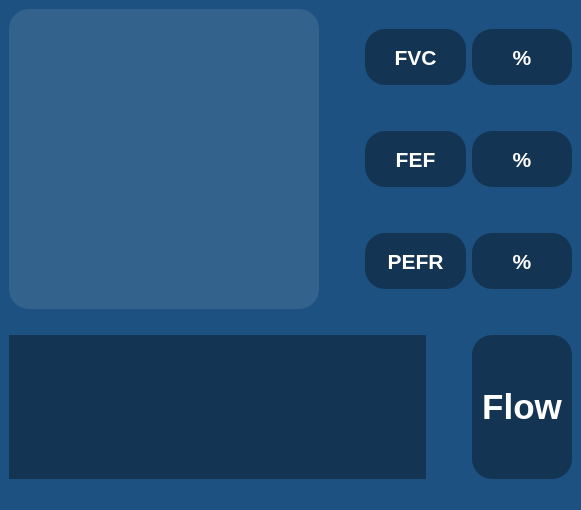
<?xml version="1.0" encoding="UTF-8"?>
<ui version="4.0">
 <class>MainWindow</class>
 <widget class="QMainWindow" name="MainWindow">
  <property name="geometry">
   <rect>
    <x>0</x>
    <y>0</y>
    <width>581</width>
    <height>510</height>
   </rect>
  </property>
  <property name="minimumSize">
   <size>
    <width>1</width>
    <height>0</height>
   </size>
  </property>
  <property name="windowTitle">
   <string>MainWindow</string>
  </property>
  <property name="styleSheet">
   <string notr="true"> background-repeat: no-repeat;
/*background-image: url(C://Users//Ahmed Taha//Downloads//background.png);*/
background-size: contain;
background-color: #1D5181;</string>
  </property>
  <widget class="QWidget" name="centralwidget">
   <layout class="QGridLayout" name="gridLayout">
    <item row="0" column="0">
     <layout class="QVBoxLayout" name="verticalLayout_2">
      <item>
       <layout class="QHBoxLayout" name="horizontalLayout_5">
        <item>
         <widget class="QLabel" name="label_4">
          <property name="sizePolicy">
           <sizepolicy hsizetype="Fixed" vsizetype="Fixed">
            <horstretch>0</horstretch>
            <verstretch>0</verstretch>
           </sizepolicy>
          </property>
          <property name="minimumSize">
           <size>
            <width>310</width>
            <height>300</height>
           </size>
          </property>
          <property name="maximumSize">
           <size>
            <width>310</width>
            <height>300</height>
           </size>
          </property>
          <property name="styleSheet">
           <string notr="true">color: white;
background-color: #33628d;
border-radius:20px</string>
          </property>
          <property name="text">
           <string/>
          </property>
          <property name="pixmap">
           <pixmap>Images/RedLungs.png</pixmap>
          </property>
          <property name="scaledContents">
           <bool>true</bool>
          </property>
         </widget>
        </item>
        <item>
         <spacer name="horizontalSpacer">
          <property name="orientation">
           <enum>Qt::Horizontal</enum>
          </property>
          <property name="sizeType">
           <enum>QSizePolicy::Maximum</enum>
          </property>
          <property name="sizeHint" stdset="0">
           <size>
            <width>40</width>
            <height>20</height>
           </size>
          </property>
         </spacer>
        </item>
        <item>
         <layout class="QVBoxLayout" name="verticalLayout">
          <item>
           <spacer name="verticalSpacer_3">
            <property name="orientation">
             <enum>Qt::Vertical</enum>
            </property>
            <property name="sizeType">
             <enum>QSizePolicy::Fixed</enum>
            </property>
            <property name="sizeHint" stdset="0">
             <size>
              <width>20</width>
              <height>20</height>
             </size>
            </property>
           </spacer>
          </item>
          <item>
           <layout class="QHBoxLayout" name="horizontalLayout_2">
            <item>
             <widget class="QLabel" name="label_2">
              <property name="minimumSize">
               <size>
                <width>60</width>
                <height>30</height>
               </size>
              </property>
              <property name="font">
               <font>
                <pointsize>16</pointsize>
                <weight>75</weight>
                <bold>true</bold>
               </font>
              </property>
              <property name="styleSheet">
               <string notr="true">color: white;
background-image:white;
background-color: #133453;
border-radius:20px</string>
              </property>
              <property name="text">
               <string>FVC</string>
              </property>
              <property name="alignment">
               <set>Qt::AlignCenter</set>
              </property>
             </widget>
            </item>
            <item>
             <widget class="QLabel" name="label_3">
              <property name="minimumSize">
               <size>
                <width>60</width>
                <height>30</height>
               </size>
              </property>
              <property name="font">
               <font>
                <pointsize>16</pointsize>
                <weight>75</weight>
                <bold>true</bold>
               </font>
              </property>
              <property name="styleSheet">
               <string notr="true">color: white;
background-image:white;
background-color: #133453;
border-radius:20px</string>
              </property>
              <property name="text">
               <string>%</string>
              </property>
              <property name="alignment">
               <set>Qt::AlignCenter</set>
              </property>
             </widget>
            </item>
           </layout>
          </item>
          <item>
           <spacer name="verticalSpacer">
            <property name="orientation">
             <enum>Qt::Vertical</enum>
            </property>
            <property name="sizeType">
             <enum>QSizePolicy::Maximum</enum>
            </property>
            <property name="sizeHint" stdset="0">
             <size>
              <width>20</width>
              <height>40</height>
             </size>
            </property>
           </spacer>
          </item>
          <item>
           <layout class="QHBoxLayout" name="horizontalLayout_3">
            <item>
             <widget class="QLabel" name="label_6">
              <property name="minimumSize">
               <size>
                <width>60</width>
                <height>30</height>
               </size>
              </property>
              <property name="font">
               <font>
                <pointsize>16</pointsize>
                <weight>75</weight>
                <bold>true</bold>
               </font>
              </property>
              <property name="styleSheet">
               <string notr="true">color: white;
background-image:white;
background-color: #133453;
border-radius:20px</string>
              </property>
              <property name="text">
               <string>FEF</string>
              </property>
              <property name="alignment">
               <set>Qt::AlignCenter</set>
              </property>
             </widget>
            </item>
            <item>
             <widget class="QLabel" name="label_7">
              <property name="font">
               <font>
                <pointsize>16</pointsize>
                <weight>75</weight>
                <bold>true</bold>
               </font>
              </property>
              <property name="styleSheet">
               <string notr="true">color: white;
background-image:white;
background-color: #133453;
border-radius:20px</string>
              </property>
              <property name="text">
               <string>%</string>
              </property>
              <property name="alignment">
               <set>Qt::AlignCenter</set>
              </property>
             </widget>
            </item>
           </layout>
          </item>
          <item>
           <spacer name="verticalSpacer_2">
            <property name="orientation">
             <enum>Qt::Vertical</enum>
            </property>
            <property name="sizeType">
             <enum>QSizePolicy::Maximum</enum>
            </property>
            <property name="sizeHint" stdset="0">
             <size>
              <width>20</width>
              <height>40</height>
             </size>
            </property>
           </spacer>
          </item>
          <item>
           <layout class="QHBoxLayout" name="horizontalLayout_4">
            <item>
             <widget class="QLabel" name="label_8">
              <property name="minimumSize">
               <size>
                <width>60</width>
                <height>30</height>
               </size>
              </property>
              <property name="font">
               <font>
                <pointsize>16</pointsize>
                <weight>75</weight>
                <bold>true</bold>
               </font>
              </property>
              <property name="styleSheet">
               <string notr="true">color: white;
background-image:white;
background-color: #133453;
border-radius:20px</string>
              </property>
              <property name="text">
               <string>PEFR</string>
              </property>
              <property name="alignment">
               <set>Qt::AlignCenter</set>
              </property>
             </widget>
            </item>
            <item>
             <widget class="QLabel" name="label_9">
              <property name="font">
               <font>
                <pointsize>16</pointsize>
                <weight>75</weight>
                <bold>true</bold>
               </font>
              </property>
              <property name="styleSheet">
               <string notr="true">color: white;
background-image:white;
background-color: #133453;
border-radius:20px</string>
              </property>
              <property name="text">
               <string>%</string>
              </property>
              <property name="alignment">
               <set>Qt::AlignCenter</set>
              </property>
             </widget>
            </item>
           </layout>
          </item>
          <item>
           <spacer name="verticalSpacer_4">
            <property name="orientation">
             <enum>Qt::Vertical</enum>
            </property>
            <property name="sizeType">
             <enum>QSizePolicy::Fixed</enum>
            </property>
            <property name="sizeHint" stdset="0">
             <size>
              <width>20</width>
              <height>20</height>
             </size>
            </property>
           </spacer>
          </item>
         </layout>
        </item>
       </layout>
      </item>
      <item>
       <spacer name="verticalSpacer_5">
        <property name="orientation">
         <enum>Qt::Vertical</enum>
        </property>
        <property name="sizeType">
         <enum>QSizePolicy::Fixed</enum>
        </property>
        <property name="sizeHint" stdset="0">
         <size>
          <width>20</width>
          <height>20</height>
         </size>
        </property>
       </spacer>
      </item>
      <item>
       <layout class="QHBoxLayout" name="horizontalLayout">
        <item>
         <widget class="PlotWidget" name="BloodFlowGraph">
          <property name="styleSheet">
           <string notr="true">background-color: #133453;
Border: none;</string>
          </property>
         </widget>
        </item>
        <item>
         <spacer name="horizontalSpacer_2">
          <property name="orientation">
           <enum>Qt::Horizontal</enum>
          </property>
          <property name="sizeType">
           <enum>QSizePolicy::Maximum</enum>
          </property>
          <property name="sizeHint" stdset="0">
           <size>
            <width>40</width>
            <height>20</height>
           </size>
          </property>
         </spacer>
        </item>
        <item>
         <widget class="QLabel" name="label">
          <property name="minimumSize">
           <size>
            <width>100</width>
            <height>0</height>
           </size>
          </property>
          <property name="font">
           <font>
            <pointsize>26</pointsize>
            <weight>75</weight>
            <bold>true</bold>
           </font>
          </property>
          <property name="styleSheet">
           <string notr="true">color: white;
background-image:white;
background-color: #133453;
border-radius:20px</string>
          </property>
          <property name="text">
           <string>Flow</string>
          </property>
          <property name="alignment">
           <set>Qt::AlignCenter</set>
          </property>
         </widget>
        </item>
       </layout>
      </item>
     </layout>
    </item>
   </layout>
  </widget>
  <widget class="QStatusBar" name="statusbar"/>
 </widget>
 <customwidgets>
  <customwidget>
   <class>PlotWidget</class>
   <extends>QGraphicsView</extends>
   <header>pyqtgraph</header>
   <container>1</container>
  </customwidget>
 </customwidgets>
 <resources/>
 <connections/>
</ui>
